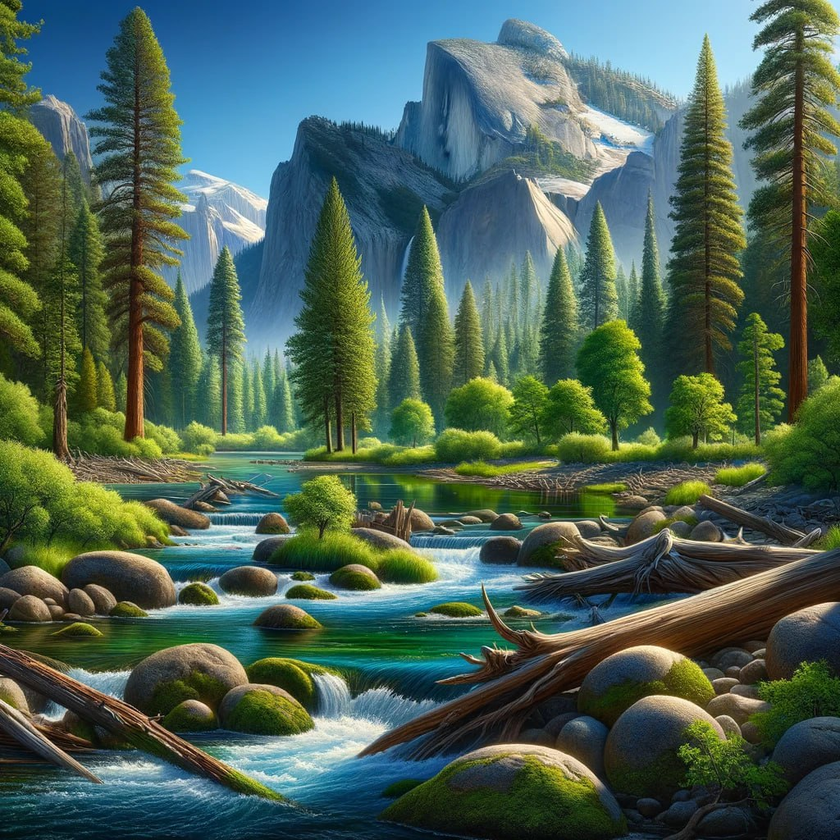
#> input picture HW2/HW2/Q2/input.png, 840 x 840 px, shrunk from 1024 x 1024 before the run
$ jupyter execute Q2.ipynb
#> lines starting #> are read from the running program, lines starting #| are printed output that depends on the picture
[cell 1]
import cv2
import numpy as np
import matplotlib.pyplot as plt
import math

# Question 2

# part2

[cell 2]
def calc_hist(image):
    '''
    Do not use libraries
    calculate image histogram
    input(s):
      image (ndarray): input image
    output(s):
      hist (ndarray): computed input image histogram
    '''
    hist = np.zeros(256, dtype=int)
    # Iterate through each pixel in the image and update the histogram
    for i in range(len(image)):
        for j in range(len(image[0])):
            intensity = image[i, j]
            hist[intensity] += 1

    return hist

[cell 3]
def calc_cdf(channel):
    '''
    Do not use libraries
    calculate image cdf
    input(s):
      channel (ndarray): input image channel
    output(s):
      cdf (ndarray): computed cdf for input image channel
    '''
    hist = calc_hist(channel)
    # Calculate cumulative distribution function (CDF)
    cdf = hist.copy()
    cdf[0] = hist[0]
    for i in range(1, len(hist)):
        cdf[i] = cdf[i-1] + hist[i]

    return cdf

[cell 4]
def hist_matching(src_image, ref_image):
    '''
    Don't use libraries
    Perform histogram matching to transform the source image so that its histogram matches the histogram of the reference image
    input(s):
      src_image (ndarray): source image
      ref_image (ndarray): reference image
    output(s):
      output_image (ndarray): transformed source image with matched histogram
    '''
    output_image = src_image.copy()
    channels = [(0, 'Blue channel'), (1, 'Green channel'), (2, 'Red channel')]

    # Iterate through each channel
    for channel, title in channels:
        # Compute the cumulative distribution function (CDF) for the source and reference images
        src_cdf = calc_cdf(src_image[:, :, channel])
        ref_cdf = calc_cdf(ref_image[:, :, channel])

        # Compute the histogram mapping function
        mapping_func = np.zeros(256, dtype=np.uint8)
        for i in range(256):
            mapping_func[i] = np.argmax(ref_cdf >= src_cdf[i])

        # Apply the mapping function to each pixel value in the source image
        for i in range(src_image.shape[0]):
            for j in range(src_image.shape[1]):
                output_image[i, j, channel] = mapping_func[src_image[i, j, channel]]

    return output_image

[cell 5]
# Do not change this cell
src = cv2.imread('input.png')
#> src is the input picture: shape (840, 840, 3); mean B, G, R 85.3, 98.8, 75.4
ref = cv2.imread('ref.png')
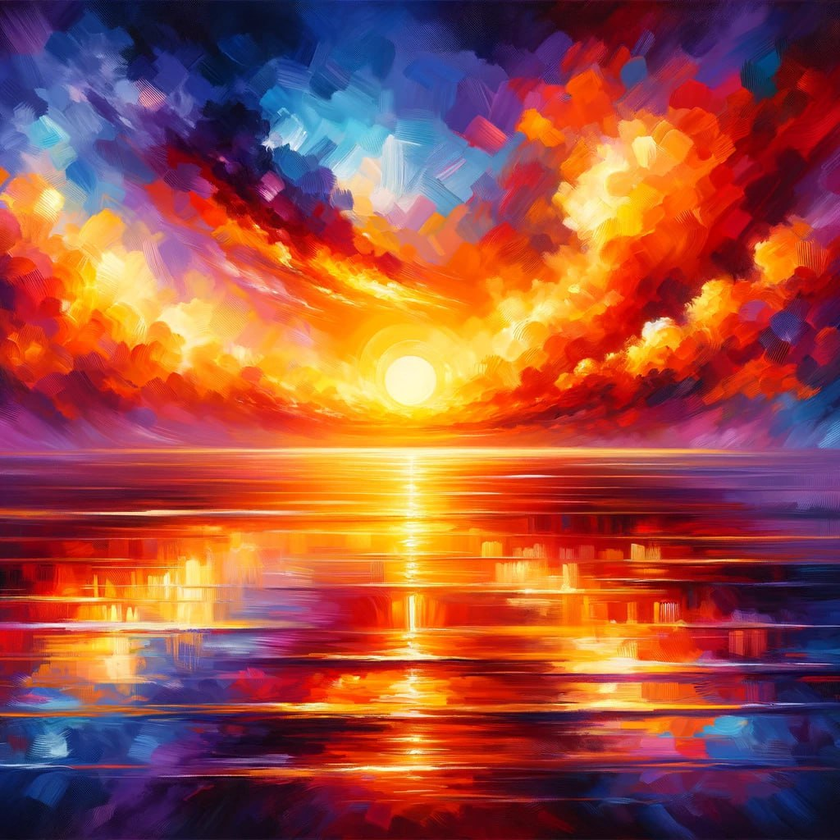
#> input picture HW2/HW2/Q2/ref.png, 840 x 840 px, shrunk from 1024 x 1024 before the run
#> ref is the input picture: shape (840, 840, 3); mean B, G, R 66.8, 78.6, 156.8
Array = [src, ref, hist_matching(src,ref)]
#> after the loop in hist_matching, `for channel, title in channels:`:
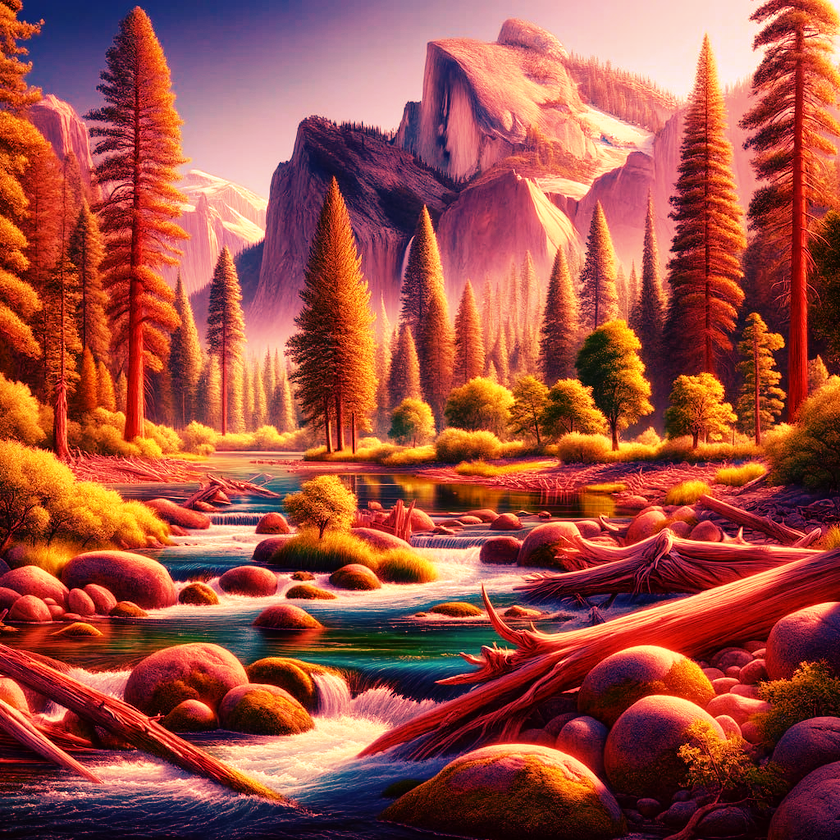
#> output_image: shape (840, 840, 3); mean B, G, R 67.2, 79.2, 157.8
titles = ['source image', 'reference image', 'output image']
plt.figure(figsize=(20,20))
for i in range(3):
  plt.subplot(1,3,i+1)
  plt.imshow(Array[i][:,:,::-1])
  plt.title(titles[i])
  plt.axis('off')
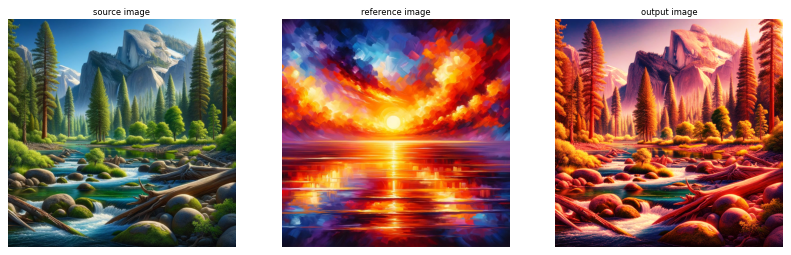
#> figure drawn by matplotlib, 3 panels

[cell 6]
# Do not change this cell
fig = plt.figure(figsize= (16, 5))
channels = [(0, 'Blue channel'), (1, 'Green channel'), (2, 'Red channel')]
output = hist_matching(src,ref)
for channel, title in channels:
    fig.add_subplot(1, 3, channel+ 1)
    a = calc_cdf(output[:,:,channel])
    b = calc_cdf(src[:,:,channel])
    c = calc_cdf(ref[:,:,channel])
    plt.plot(a,label='output')
    plt.plot(b,label='src')
    plt.plot(c,label='ref')
    plt.legend()
    plt.title(title)
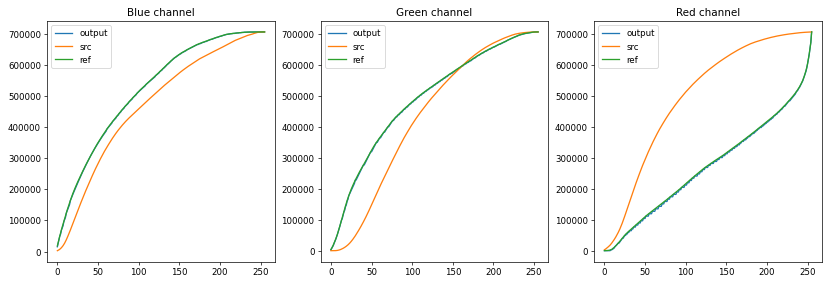
#> figure drawn by matplotlib, 3 panels; panel 1: curve peaks at x = 255, y = 705600; panel 1: curve peaks at x = 255, y = 705600; panel 1: curve peaks at x = 255, y = 705600; panel 2: curve peaks at x = 255, y = 705600
